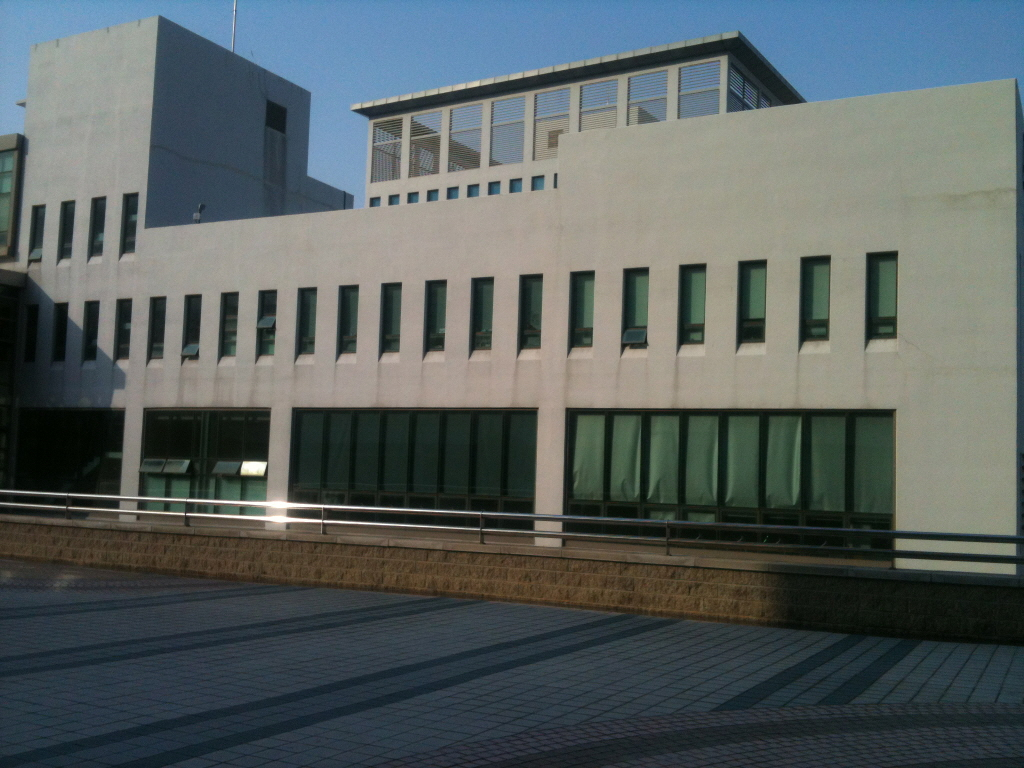
#> input picture dsu7.jpg, 1024 x 768 px
$ jupyter execute 1.5.3.ipynb
#> lines starting #> are read from the running program, lines starting #| are printed output that depends on the picture; after the words box and inside, x2 and y2 are one past the last pixel; in counts of white or black regions, pixels touching at a corner belong together
[cell 1]
import cv2
from PIL import Image
import numpy as np
import matplotlib.pyplot as pl
from matplotlib import pyplot as plt

[cell 2]
filename = 'dsu7.jpg'
img = cv2.imread(filename)
#> img is the input picture: shape (768, 1024, 3); mean B, G, R 95.7, 96.2, 88.1
gray = cv2.cvtColor(img,cv2.COLOR_BGR2GRAY)
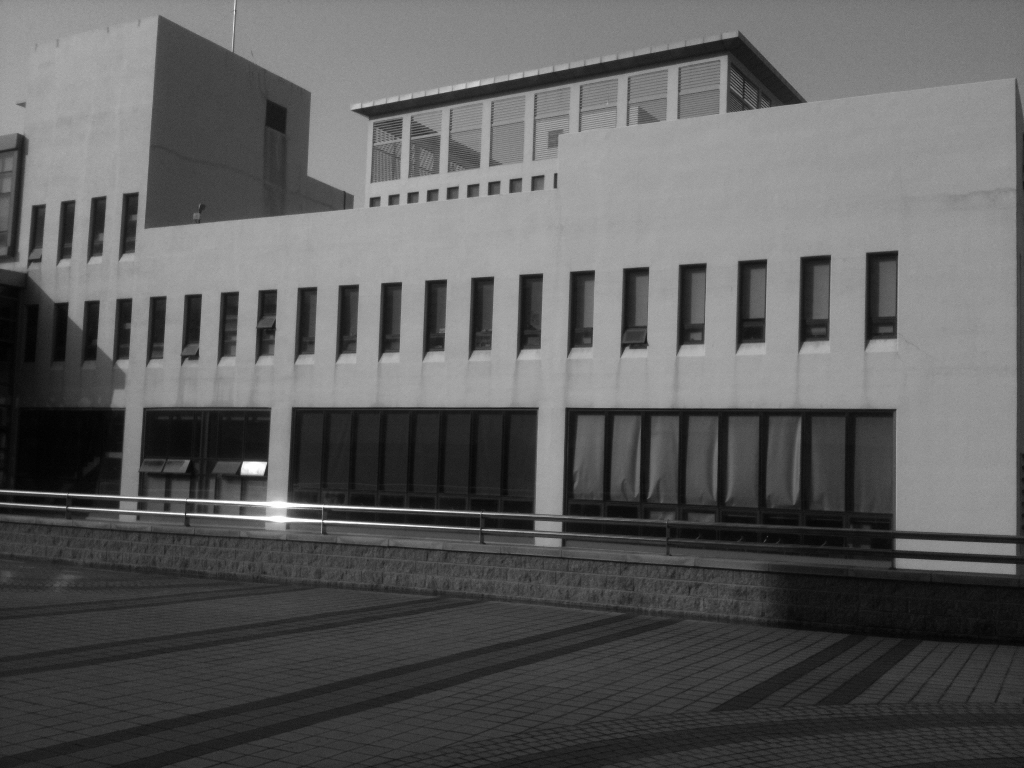
#> gray: shape (768, 1024); min 1, max 255, mean 93.7

[cell 3]
sift = cv2.SIFT_create()
kp = sift.detect(gray,None)
#> kp = 905 keypoints; strongest (x, y, size): (252, 467, 11.6), (326, 521, 2.3), (189, 500, 2.2), (322, 506, 2.6)
imgsift = cv2.imread('dsu7.jpg')
imgsift = cv2.drawKeypoints(img,kp,imgsift,  flags=cv2.DRAW_MATCHES_FLAGS_DRAW_RICH_KEYPOINTS)
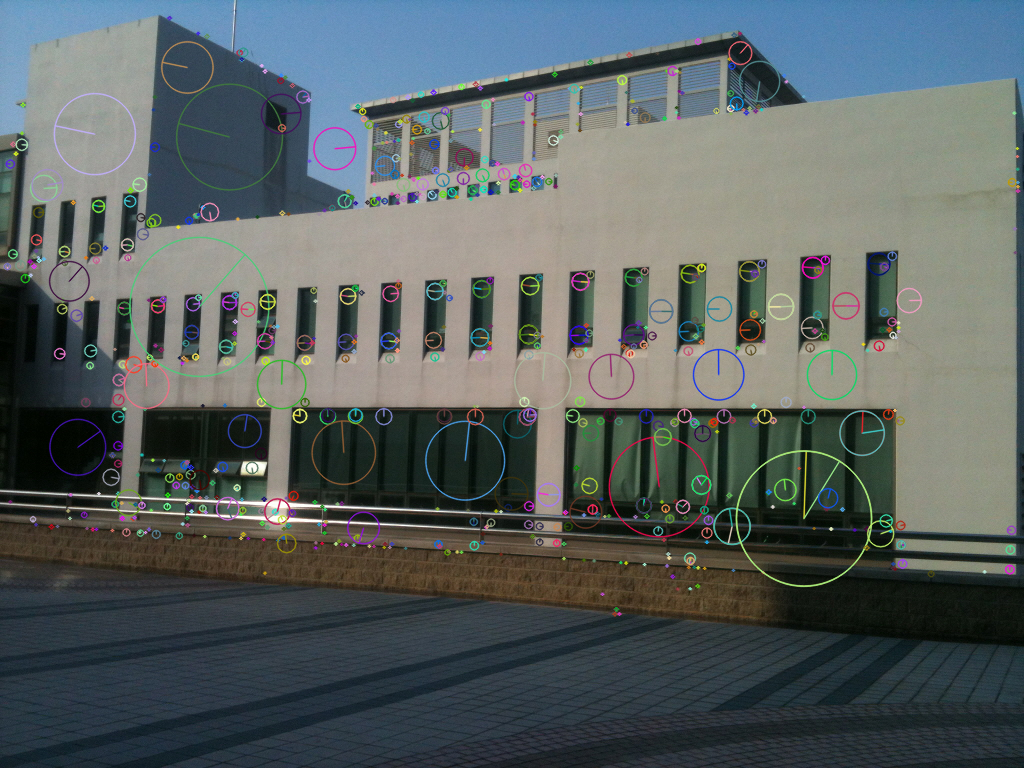
#> imgsift: shape (768, 1024, 3); 6.67% of pixels changed, all inside (x1, y1, x2, y2) = (3, 15, 1021, 617)

plt.figure(figsize = (30,45))
plt.subplot(1,2,1),plt.imshow(img,cmap = 'gray')
plt.title('img'), plt.xticks([]), plt.yticks([])
plt.subplot(1,2,2),plt.imshow(imgsift,cmap = 'gray')
plt.title('imgsift'), plt.xticks([]), plt.yticks([])
plt.show()
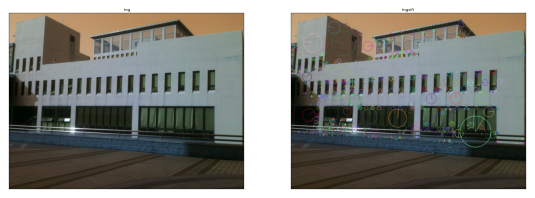
#> figure drawn by matplotlib, 2 panels; B, G, R data is drawn as R, G, B

$ run again, with dsu1.jpg copied over dsu7.jpg
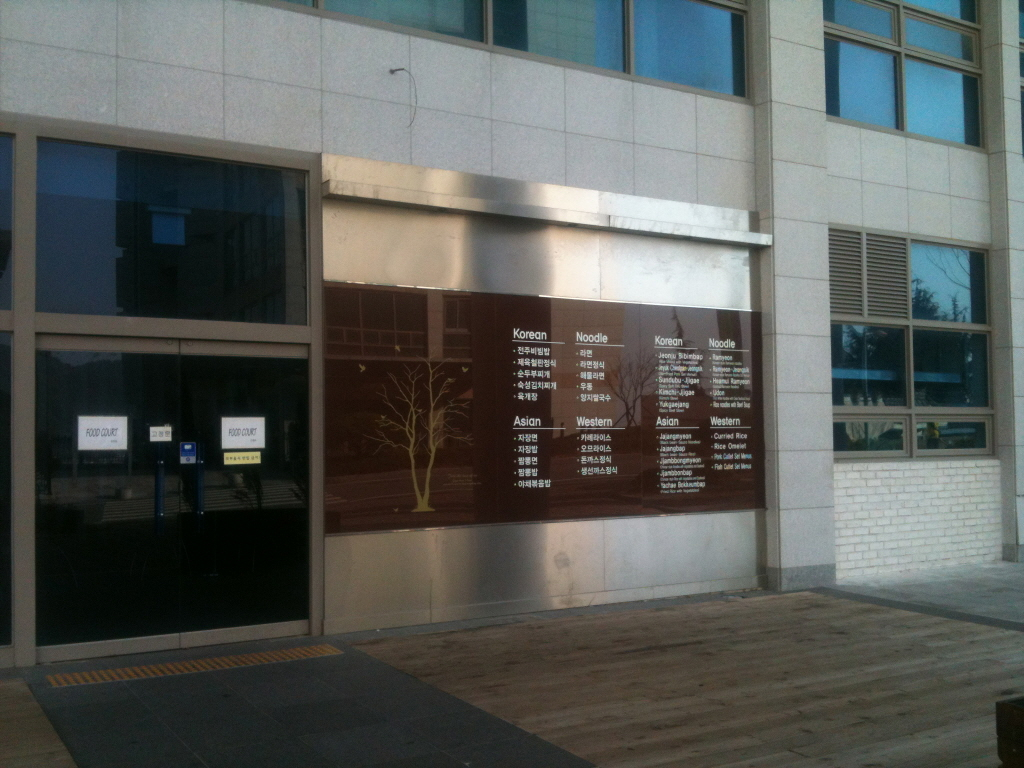
#> input picture dsu1.jpg, 1024 x 768 px
#> img is the input picture: shape (768, 1024, 3); mean B, G, R 88.3, 91.5, 88.3
#> `gray = cv2.cvtColor(img,cv2.COLOR_BGR2GRAY)`:
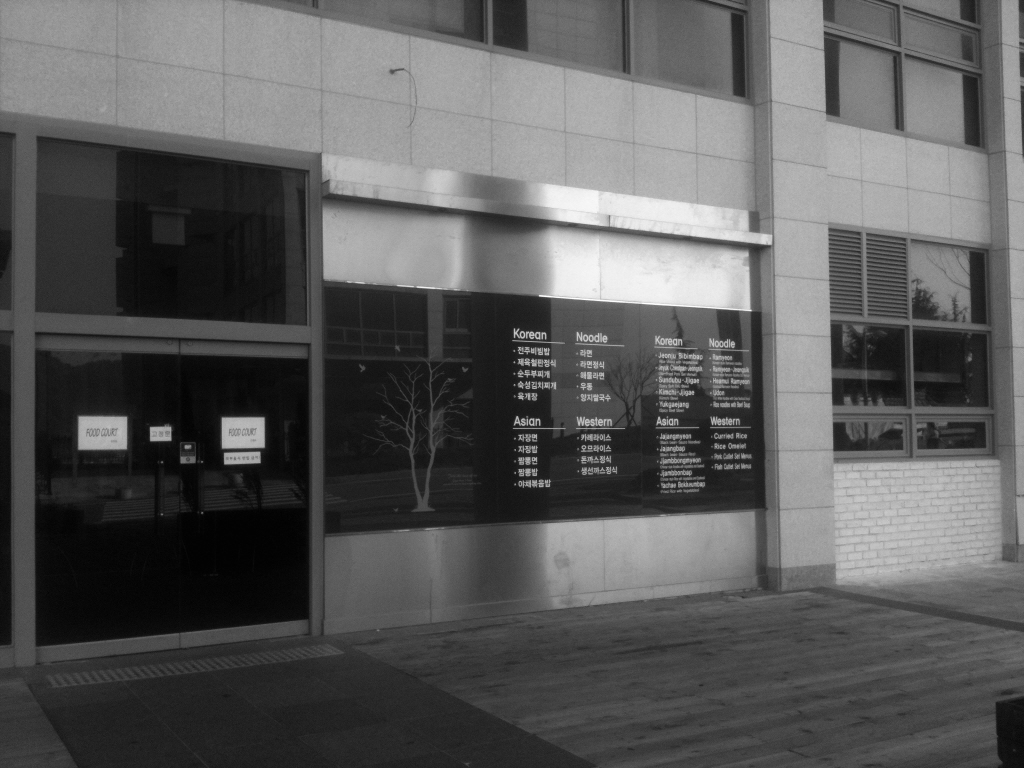
#> gray: shape (768, 1024); min 1, max 255, mean 90.1
#> kp = 1369 keypoints; strongest (x, y, size): (243, 436, 31.3), (102, 432, 30.2), (160, 434, 13.4), (517, 417, 2)
#> imgsift: shape (768, 1024, 3); 7.98% of pixels changed, all inside (x1, y1, x2, y2) = (7, 1, 1024, 765)
#> `plt.show()`:
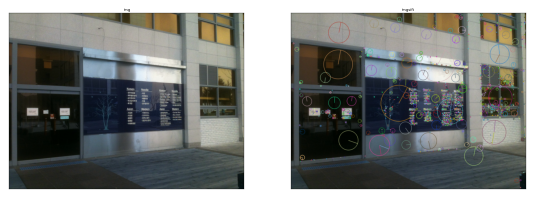
#> figure drawn by matplotlib, 2 panels; B, G, R data is drawn as R, G, B

$ run again, with dsu2.jpg copied over dsu7.jpg
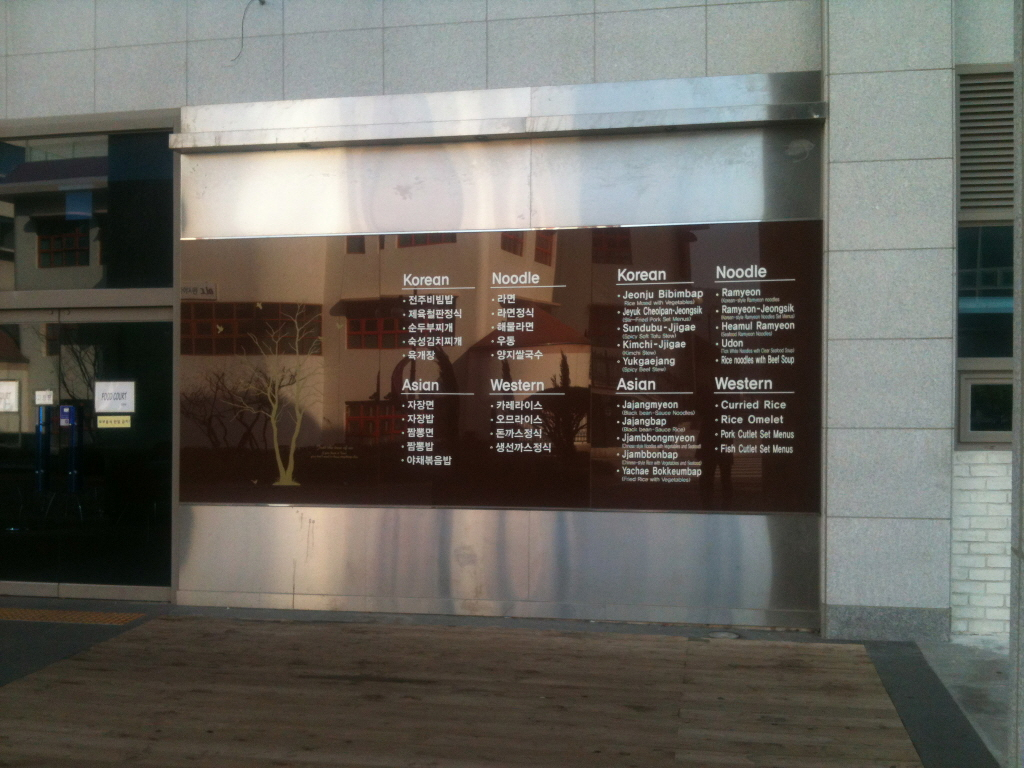
#> input picture dsu2.jpg, 1024 x 768 px
#> img is the input picture: shape (768, 1024, 3); mean B, G, R 93, 99.6, 102.1
#> `gray = cv2.cvtColor(img,cv2.COLOR_BGR2GRAY)`:
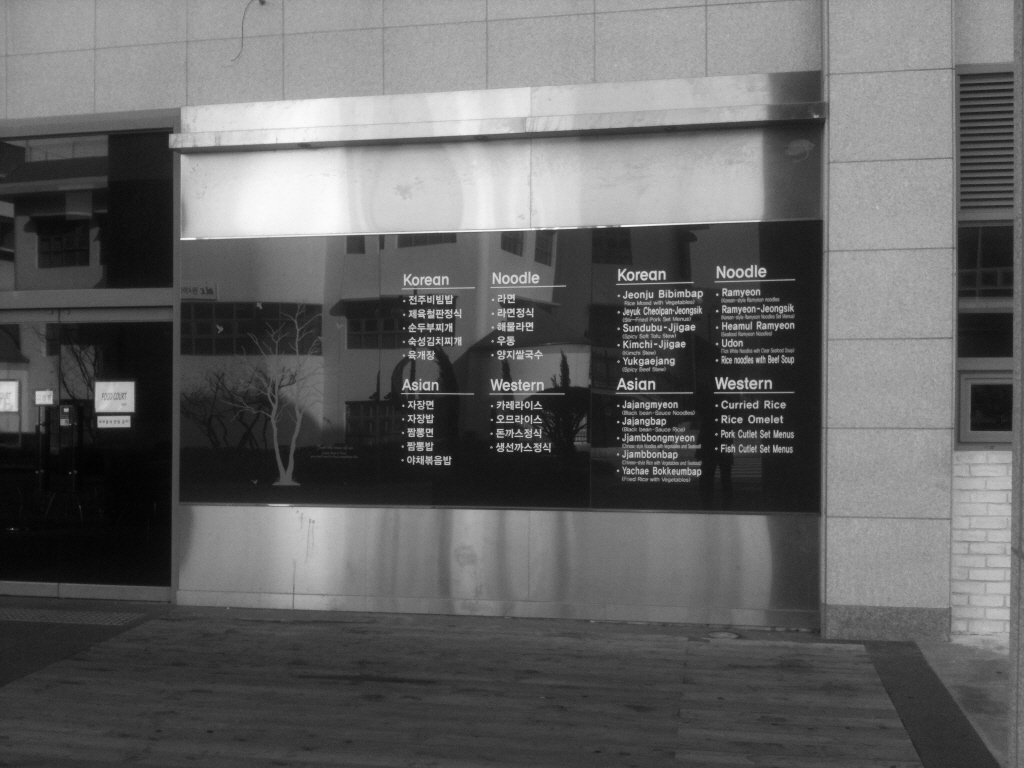
#> gray: shape (768, 1024); min 1, max 253, mean 99.6
#> kp = 1980 keypoints; strongest (x, y, size): (115, 401, 28.9), (642, 385, 2.4), (622, 380, 2.6), (653, 275, 2.4)
#> imgsift: shape (768, 1024, 3); 9.73% of pixels changed, all inside (x1, y1, x2, y2) = (0, 2, 1023, 734)
#> `plt.show()`:
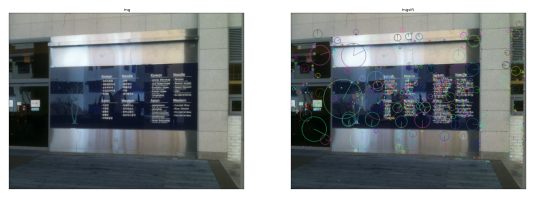
#> figure drawn by matplotlib, 2 panels; B, G, R data is drawn as R, G, B

$ run again, with dsu4.jpg copied over dsu7.jpg
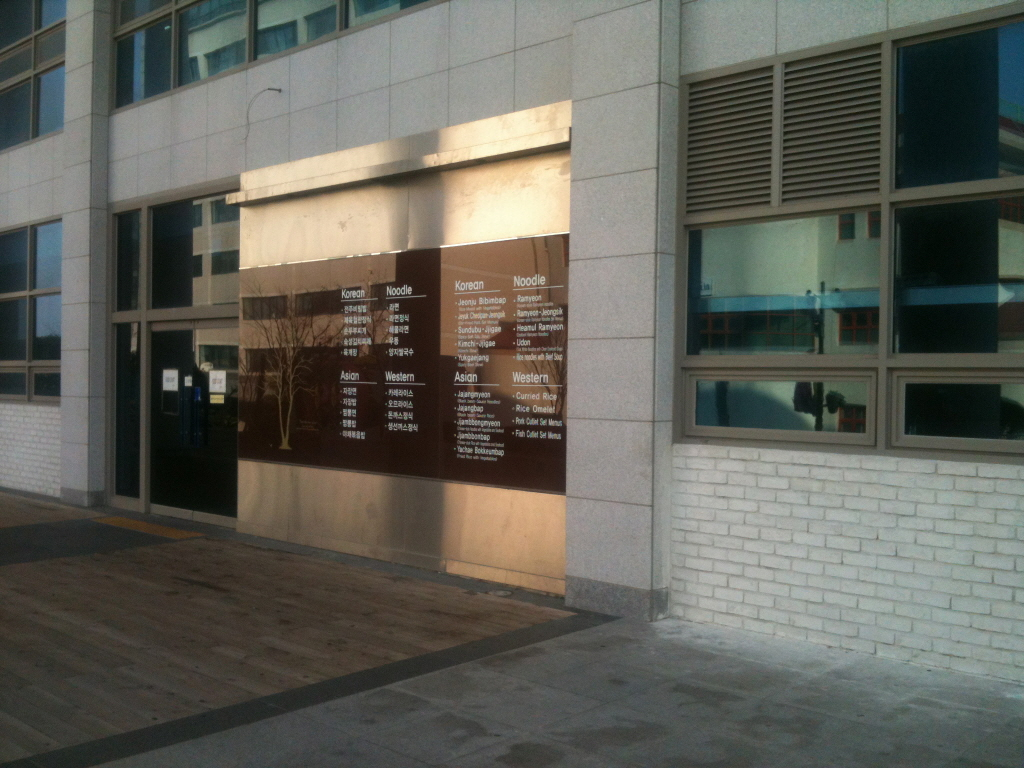
#> input picture dsu4.jpg, 1024 x 768 px
#> img is the input picture: shape (768, 1024, 3); mean B, G, R 89.1, 97.1, 97.1
#> `gray = cv2.cvtColor(img,cv2.COLOR_BGR2GRAY)`:
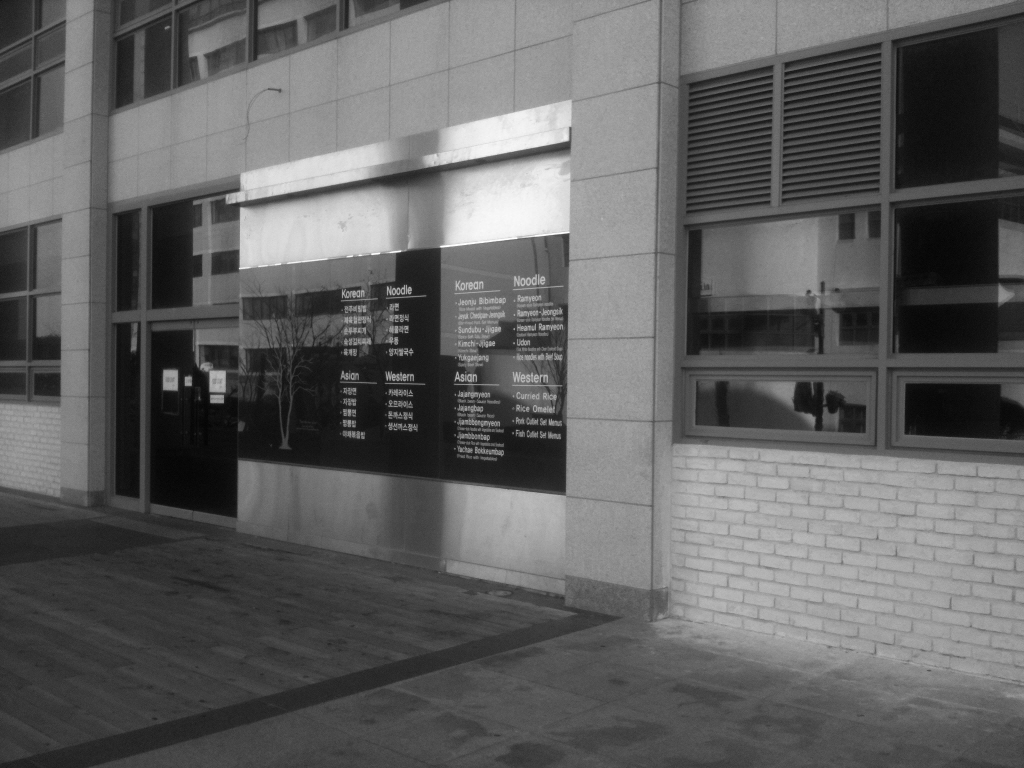
#> gray: shape (768, 1024); min 3, max 254, mean 96.2
#> kp = 1682 keypoints; strongest (x, y, size): (170, 380, 13.1), (188, 381, 6), (489, 215, 51), (534, 461, 45.4)
#> imgsift: shape (768, 1024, 3); 8.45% of pixels changed, all inside (x1, y1, x2, y2) = (1, 3, 1017, 721)
#> `plt.show()`:
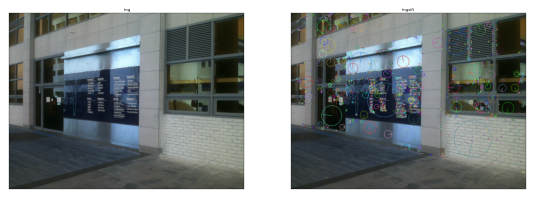
#> figure drawn by matplotlib, 2 panels; B, G, R data is drawn as R, G, B
